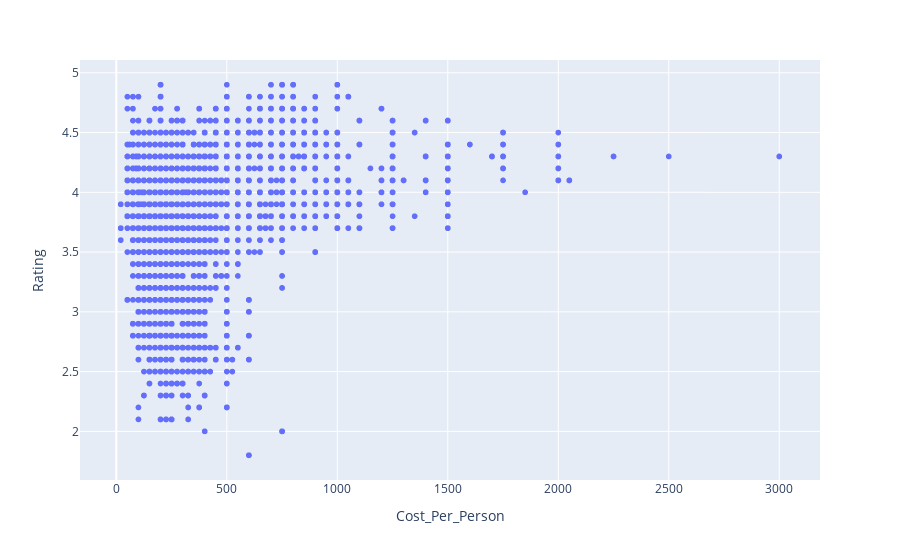

Write notebook code for a chart like this one.
### Code cell
fig = px.scatter(idf, x="Cost_Per_Person", y="Rating")
py.iplot(fig)

### Figure 1 — Plotly figure (JSON) as saved in the notebook; plotly's stock layout.template omitted (floating-point values rounded to 4 significant figures; data arrays with more than 128 entries replaced by an {"elided": "..."} marker saying what was removed)
{"data": [{"hovertemplate": "Cost_Per_Person=%{x}<br>Rating=%{y}<extra></extra>", "legendgroup": "", "marker": {"color": "#636efa", "symbol": "circle"}, "mode": "markers", "name": "", "showlegend": false, "type": "scattergl", "x": {"elided": "24151 float values"}, "xaxis": "x", "y": {"elided": "24151 float values"}, "yaxis": "y"}], "layout": {"legend": {"tracegroupgap": 0}, "margin": {"t": 60}, "xaxis": {"anchor": "y", "domain": [0.0, 1.0], "title": {"text": "Cost_Per_Person"}}, "yaxis": {"anchor": "x", "domain": [0.0, 1.0], "title": {"text": "Rating"}}}}
